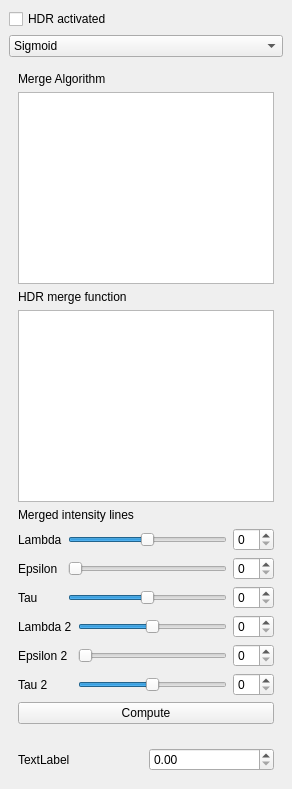
         <widget class="QDockWidget" name="HDR_widget">
          <property name="windowTitle">
           <string>HDR Widget</string>
          </property>
          <widget class="QWidget" name="dockWidgetContents_15">
           <layout class="QGridLayout" name="gridLayout_6">
            <item row="0" column="0">
             <widget class="QCheckBox" name="HDR_checkBox">
              <property name="text">
               <string>HDR activated</string>
              </property>
             </widget>
            </item>
            <item row="1" column="0">
             <widget class="QComboBox" name="comboBox">
              <item>
               <property name="text">
                <string>Sigmoid</string>
               </property>
              </item>
              <item>
               <property name="text">
                <string>Debevec</string>
               </property>
              </item>
              <item>
               <property name="text">
                <string>Robertson</string>
               </property>
              </item>
              <item>
               <property name="text">
                <string>Mertens</string>
               </property>
              </item>
             </widget>
            </item>
            <item row="3" column="0">
             <widget class="QWidget" name="widget" native="true">
              <layout class="QGridLayout" name="gridLayout_4">
               <item row="0" column="0">
                <layout class="QGridLayout" name="gridLayout_3">
                 <item row="0" column="1">
                  <widget class="QDoubleSpinBox" name="doubleSpinBox"/>
                 </item>
                 <item row="0" column="0">
                  <widget class="QLabel" name="label_2">
                   <property name="text">
                    <string>TextLabel</string>
                   </property>
                  </widget>
                 </item>
                </layout>
               </item>
              </layout>
             </widget>
            </item>
            <item row="2" column="0">
             <widget class="QWidget" name="sigmoid_widget" native="true">
              <layout class="QGridLayout" name="gridLayout_2">
               <item row="0" column="0">
                <widget class="QLabel" name="label">
                 <property name="text">
                  <string>Merge Algorithm</string>
                 </property>
                </widget>
               </item>
               <item row="1" column="0">
                <widget class="PlotWidget" name="Merged_intensities_plot">
                 <property name="backgroundBrush">
                  <brush brushstyle="NoBrush">
                   <color alpha="255">
                    <red>255</red>
                    <green>255</green>
                    <blue>255</blue>
                   </color>
                  </brush>
                 </property>
                </widget>
               </item>
               <item row="2" column="0">
                <widget class="QLabel" name="label_56">
                 <property name="text">
                  <string>HDR merge function</string>
                 </property>
                </widget>
               </item>
               <item row="3" column="0">
                <widget class="PlotWidget" name="HDR_fct_plot">
                 <property name="backgroundBrush">
                  <brush brushstyle="NoBrush">
                   <color alpha="255">
                    <red>255</red>
                    <green>255</green>
                    <blue>255</blue>
                   </color>
                  </brush>
                 </property>
                </widget>
               </item>
               <item row="4" column="0">
                <widget class="QLabel" name="label_57">
                 <property name="text">
                  <string>Merged intensity lines</string>
                 </property>
                </widget>
               </item>
               <item row="5" column="0">
                <layout class="QGridLayout" name="gridLayout_31">
                 <item row="0" column="1">
                  <widget class="QSlider" name="lambda_slider">
                   <property name="maximum">
                    <number>100</number>
                   </property>
                   <property name="singleStep">
                    <number>5</number>
                   </property>
                   <property name="sliderPosition">
                    <number>50</number>
                   </property>
                   <property name="tracking">
                    <bool>true</bool>
                   </property>
                   <property name="orientation">
                    <enum>Qt::Horizontal</enum>
                   </property>
                   <property name="tickPosition">
                    <enum>QSlider::NoTicks</enum>
                   </property>
                  </widget>
                 </item>
                 <item row="0" column="2">
                  <widget class="QSpinBox" name="lamba_spinbox"/>
                 </item>
                 <item row="1" column="1">
                  <widget class="QSlider" name="epsilon_slider">
                   <property name="minimum">
                    <number>5</number>
                   </property>
                   <property name="maximum">
                    <number>50</number>
                   </property>
                   <property name="singleStep">
                    <number>5</number>
                   </property>
                   <property name="orientation">
                    <enum>Qt::Horizontal</enum>
                   </property>
                  </widget>
                 </item>
                 <item row="3" column="0">
                  <widget class="QLabel" name="label_58">
                   <property name="text">
                    <string>Tau</string>
                   </property>
                  </widget>
                 </item>
                 <item row="1" column="0">
                  <widget class="QLabel" name="label_59">
                   <property name="text">
                    <string>Epsilon</string>
                   </property>
                  </widget>
                 </item>
                 <item row="3" column="1">
                  <widget class="QSlider" name="tau_slider">
                   <property name="maximum">
                    <number>10</number>
                   </property>
                   <property name="sliderPosition">
                    <number>5</number>
                   </property>
                   <property name="orientation">
                    <enum>Qt::Horizontal</enum>
                   </property>
                  </widget>
                 </item>
                 <item row="0" column="0">
                  <widget class="QLabel" name="label_55">
                   <property name="text">
                    <string>Lambda</string>
                   </property>
                  </widget>
                 </item>
                 <item row="3" column="2">
                  <widget class="QSpinBox" name="tau_spinbox"/>
                 </item>
                 <item row="1" column="2">
                  <widget class="QSpinBox" name="epsilon_spinBox"/>
                 </item>
                 <item row="4" column="0" colspan="3">
                  <layout class="QGridLayout" name="sigmo2layout">
                   <item row="1" column="1">
                    <widget class="QSlider" name="epsilon2_slider">
                     <property name="minimum">
                      <number>5</number>
                     </property>
                     <property name="maximum">
                      <number>50</number>
                     </property>
                     <property name="singleStep">
                      <number>5</number>
                     </property>
                     <property name="orientation">
                      <enum>Qt::Horizontal</enum>
                     </property>
                    </widget>
                   </item>
                   <item row="3" column="1">
                    <widget class="QSlider" name="tau2_slider">
                     <property name="maximum">
                      <number>10</number>
                     </property>
                     <property name="sliderPosition">
                      <number>5</number>
                     </property>
                     <property name="orientation">
                      <enum>Qt::Horizontal</enum>
                     </property>
                    </widget>
                   </item>
                   <item row="1" column="0">
                    <widget class="QLabel" name="label_65">
                     <property name="text">
                      <string>Epsilon 2</string>
                     </property>
                    </widget>
                   </item>
                   <item row="3" column="0">
                    <widget class="QLabel" name="label_66">
                     <property name="text">
                      <string>Tau 2</string>
                     </property>
                    </widget>
                   </item>
                   <item row="0" column="2">
                    <widget class="QSpinBox" name="lamba2_spinbox"/>
                   </item>
                   <item row="0" column="1">
                    <widget class="QSlider" name="lambda2_slider">
                     <property name="maximum">
                      <number>100</number>
                     </property>
                     <property name="singleStep">
                      <number>5</number>
                     </property>
                     <property name="sliderPosition">
                      <number>50</number>
                     </property>
                     <property name="tracking">
                      <bool>true</bool>
                     </property>
                     <property name="orientation">
                      <enum>Qt::Horizontal</enum>
                     </property>
                     <property name="tickPosition">
                      <enum>QSlider::NoTicks</enum>
                     </property>
                    </widget>
                   </item>
                   <item row="0" column="0">
                    <widget class="QLabel" name="label_67">
                     <property name="text">
                      <string>Lambda 2</string>
                     </property>
                    </widget>
                   </item>
                   <item row="1" column="2">
                    <widget class="QSpinBox" name="epsilon2_spinbox"/>
                   </item>
                   <item row="3" column="2">
                    <widget class="QSpinBox" name="tau2_spinbox"/>
                   </item>
                  </layout>
                 </item>
                </layout>
               </item>
               <item row="6" column="0">
                <widget class="QPushButton" name="HDR_compute_button">
                 <property name="text">
                  <string>Compute</string>
                 </property>
                </widget>
               </item>
              </layout>
             </widget>
            </item>
           </layout>
          </widget>
         </widget>
